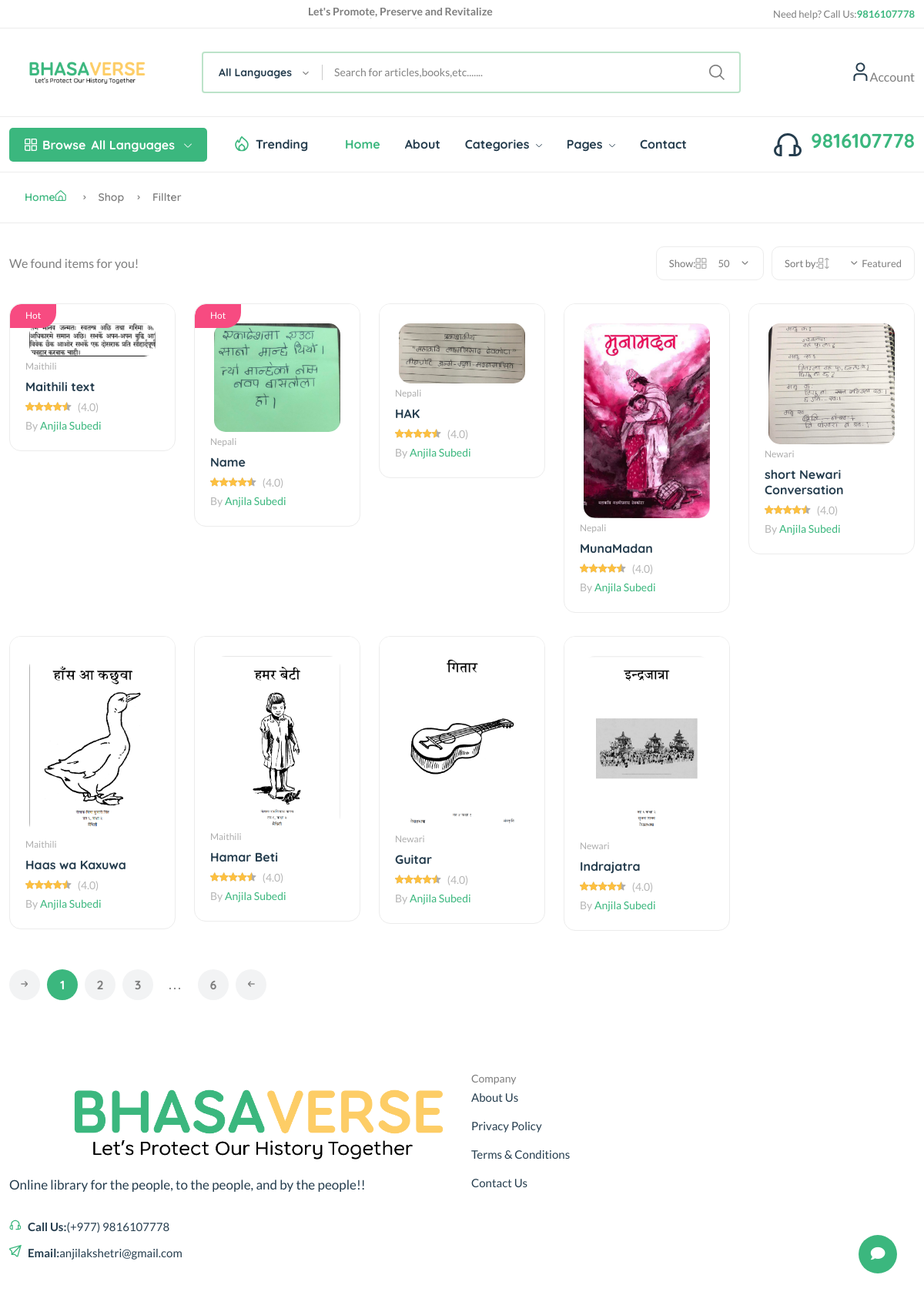
Page /products on the committed database.
### app/models.py (models this page shows, shortened)
class Product(models.Model):
    pid = ShortUUIDField(unique=True,length = 10, max_length = 20, prefix ="pro", alphabet = "abcdefgh12345")
    user = models.ForeignKey(User, on_delete=models.SET_NULL, null=True)
    category = models.ForeignKey(Category, on_delete=models.SET_NULL, null=True)
    vendor = models.ForeignKey(Vendor, on_delete=models.SET_NULL, null=True)
    title = models.CharField(max_length=100)
    image = models.ImageField(upload_to=product_directory_path)
    description = models.TextField(null=True, blank=True)
    specifications = models.TextField(null=True, blank=True)
    tags = TaggableManager(blank = True)
    product_status = models.CharField(choices=STATUS, max_length=10, default="in_review")
    featured = models.BooleanField(default=True)
    sku = ShortUUIDField(unique = True, length = 4, max_length = 10, prefix = "sku", alphabet = "1234567890")
    date = models.DateTimeField(null=True,blank=True)
    file = models.FileField(
        upload_to= file_directory_path,
        validators=[
            FileExtensionValidator(allowed_extensions=['jpg', 'jpeg', 'png', 'gif', 'pdf', 'png'])
        ],
        null=True,
        blank=True
    )
    class Meta:
        verbose_name_plural = "Products"

class Category(models.Model):
    cid = ShortUUIDField(unique=True, length = 10, max_length = 20, prefix ="cat", alphabet = "abcdefgh12345")
    title = models.CharField(max_length=100)
    image = models.ImageField(
        upload_to=category_directory_path,
        validators=[FileExtensionValidator(allowed_extensions=['jpg', 'jpeg', 'png', 'gif', 'svg'])]
    )
    description = models.TextField(null=True, blank=True)
    class Meta:
        verbose_name_plural = "Categories"

class Vendor(models.Model):
    vid = ShortUUIDField(unique=True,length = 10, max_length = 20, prefix ="ven", alphabet = "abcdefgh12345")
    title = models.CharField(max_length=100)
    image = models.ImageField(upload_to=user_directory_path)
    description = models.TextField(null=True, blank=True)
    user = models.ForeignKey(User, on_delete=models.SET_NULL, null=True)
    class Meta:
        verbose_name_plural = "Vendors"
    def __str__(self):
        return self.title

### app/views.py (the view)
# urls.py: path('products', product_view_list, name="product_list"),
def product_view_list(request):
    products = Product.objects.filter(featured = True).order_by('-date')
    context = {
        "products": products
    }
    return render(request, 'product_list.html', context)

### app/Templates/product_list.html (shortened to what this page needs)
{% extends "base.html" %}
{% load static %}
{% block content %}
        <main class="main">
            <div class="page-header breadcrumb-wrap">
                <div class="container">
                    <div class="breadcrumb">
                        <a href="index.html" rel="nofollow">Home<i class="fi-rs-home mr-5"></i></a>
                        <span></span> Shop <span></span> Fillter
                    </div>
                </div>
            </div>
            <div class="container mb-30 mt-30">
                <div class="row">
                    <div class="col-12">
                        <div class="shop-product-fillter">
                            <div class="totall-product">
                                <p>We found <strong class="text-brand">{{product.count}}</strong> items for you!</p>
                            </div>
                            <div class="sort-by-product-area">
                                <div class="sort-by-cover mr-10">
                                    <div class="sort-by-product-wrap">
                                        <div class="sort-by">
                                            <span>Show:<i class="fi-rs-apps"></i></span>
                                        </div>
                                        <div class="sort-by-dropdown-wrap">
                                            <span> 50 <i class="fi-rs-angle-small-down"></i></span>
                                        </div>
                                    </div>
                                </div>
                                <div class="sort-by-cover">
                                    <div class="sort-by-product-wrap">
                                        <div class="sort-by">
                                            <span>Sort by:<i class="fi-rs-apps-sort"></i></span>
                                        </div>
                                        <div class="sort-by-dropdown-wrap">
                                            <span> <i class="fi-rs-angle-small-down"></i> Featured</span>
                                        </div>
                                    </div>
                                </div>
                            </div>
                        </div>
                        <div class="row product-grid">
                            {% for p in products %}
                            <div class="col-lg-1-5 col-md-4 col-12 col-sm-6">
                                <div class="product-cart-wrap mb-30 wow animate__animated animate__fadeIn" data-wow-delay=".1s">
                                    <div class="product-img-action-wrap">
                                        <div class="product-img product-img-zoom">
                                            <a href="shop-product-right.html">
                                                <img class="default-img" src="{{ p.image.url }}" alt="" />
                                            </a>
                                        </div>
                                        {% if forloop.counter <= 2 %}
                                        <div class="product-badges product-badges-position product-badges-mrg">
                                            <span class="hot">Hot</span>
                                        </div>
                                        {% endif %}
                                    </div>
                                    <div class="product-content-wrap">
                                        <div class="product-category">
                                            <a href="shop-grid-right.html">{{ p.category.title }}</a>
                                        </div>
                                        <h2><a href="shop-product-right.html">{{ p.title }}</a></h2>
                                        <div class="product-rate-cover">
                                            <div class="product-rate d-inline-block">
                                                <div class="product-rating" style="width: 90%"></div>
                                            </div>
                                            <span class="font-small ml-5 text-muted"> (4.0)</span>
                                        </div>
                                        <div>
                                            <span class="font-small text-muted">By <a href="vendor-details-1.html">{{ p.vendor }}</a></span>
                                        </div>
                                    </div>
                                </div>
                            </div>
                            {% endfor %}
                        </div>
                        <div class="pagination-area mt-20 mb-20">
                            <nav aria-label="Page navigation example">
                                <ul class="pagination justify-content-start">
                                    <li class="page-item">
                                        <a class="page-link" href="#"><i class="fi-rs-arrow-small-right"></i></a>
                                    </li>
                                    <li class="page-item active"><a class="page-link" href="#">1</a></li>
                                    <li class="page-item "><a class="page-link" href="#">2</a></li>
                                    <li class="page-item"><a class="page-link" href="#">3</a></li>
                                    <li class="page-item"><a class="page-link dot" href="#">...</a></li>
                                    <li class="page-item"><a class="page-link" href="#">6</a></li>
                                    <li class="page-item">
                                        <a class="page-link" href="#"><i class="fi-rs-arrow-small-left"></i></a>
                                    </li>
                                </ul>
                            </nav>
                        </div>
                    </div>
                </div>
            </div>
        </main>
{% endblock content %}

### rows in the picture
Product: image (picture), shows "Hot", category "Maithili", title "Maithili text", vendor "Anjila Subedi"
Product: image (picture), shows "Hot", category "Nepali", title "Name", vendor "Anjila Subedi"
Product: image (picture), category "Nepali", title "HAK", vendor "Anjila Subedi"
Product: image (picture), category "Nepali", title "MunaMadan", vendor "Anjila Subedi"
Product: image (picture), category "Newari", title "short Newari Conversation", vendor "Anjila Subedi"
Product: image (picture), category "Maithili", title "Haas wa Kaxuwa", vendor "Anjila Subedi"
Product: image (picture), category "Maithili", title "Hamar Beti", vendor "Anjila Subedi"
Product: image (picture), category "Newari", title "Guitar", vendor "Anjila Subedi"
Product: image (picture), category "Newari", title "Indrajatra", vendor "Anjila Subedi"
